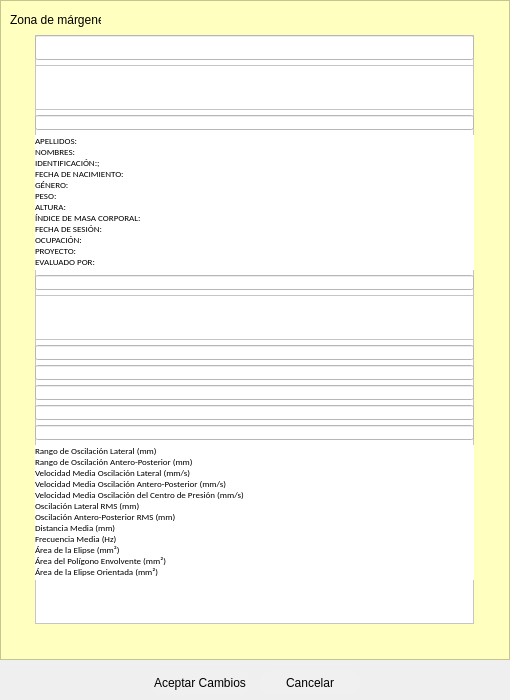
<?xml version="1.0" encoding="UTF-8"?>
<ui version="4.0">
 <class>ReportEditWindow</class>
 <widget class="QDialog" name="ReportEditWindow">
  <property name="geometry">
   <rect>
    <x>0</x>
    <y>0</y>
    <width>510</width>
    <height>700</height>
   </rect>
  </property>
  <property name="minimumSize">
   <size>
    <width>510</width>
    <height>700</height>
   </size>
  </property>
  <property name="maximumSize">
   <size>
    <width>510</width>
    <height>700</height>
   </size>
  </property>
  <property name="windowTitle">
   <string>Edición del Reporte</string>
  </property>
  <property name="toolTip">
   <string notr="true"/>
  </property>
  <widget class="QToolButton" name="btnAceptar">
   <property name="geometry">
    <rect>
     <x>150</x>
     <y>670</y>
     <width>100</width>
     <height>25</height>
    </rect>
   </property>
   <property name="minimumSize">
    <size>
     <width>100</width>
     <height>25</height>
    </size>
   </property>
   <property name="maximumSize">
    <size>
     <width>100</width>
     <height>25</height>
    </size>
   </property>
   <property name="toolTip">
    <string notr="true"/>
   </property>
   <property name="styleSheet">
    <string notr="true">QToolButton {border: 0px solid; 	border-radius: 12;	background-color: rgb(240,240,240)} QToolButton:hover {border: 0px solid; 	border-radius: 12;	background-color: rgb(178,178,178)}</string>
   </property>
   <property name="text">
    <string>Aceptar Cambios</string>
   </property>
   <property name="toolButtonStyle">
    <enum>Qt::ToolButtonTextOnly</enum>
   </property>
   <property name="autoRaise">
    <bool>true</bool>
   </property>
  </widget>
  <widget class="QToolButton" name="btnCancelar">
   <property name="geometry">
    <rect>
     <x>260</x>
     <y>670</y>
     <width>100</width>
     <height>25</height>
    </rect>
   </property>
   <property name="minimumSize">
    <size>
     <width>100</width>
     <height>25</height>
    </size>
   </property>
   <property name="maximumSize">
    <size>
     <width>100</width>
     <height>25</height>
    </size>
   </property>
   <property name="toolTip">
    <string notr="true"/>
   </property>
   <property name="styleSheet">
    <string notr="true">QToolButton {border: 0px solid; 	border-radius: 12;	background-color: rgb(240,240,240)} QToolButton:hover {border: 0px solid; 	border-radius: 12;	background-color: rgb(178,178,178)}</string>
   </property>
   <property name="text">
    <string>Cancelar</string>
   </property>
   <property name="toolButtonStyle">
    <enum>Qt::ToolButtonTextOnly</enum>
   </property>
   <property name="autoRaise">
    <bool>true</bool>
   </property>
  </widget>
  <widget class="QFrame" name="framePage">
   <property name="geometry">
    <rect>
     <x>0</x>
     <y>0</y>
     <width>510</width>
     <height>660</height>
    </rect>
   </property>
   <property name="styleSheet">
    <string notr="true">background-color: rgb(255, 255, 191);</string>
   </property>
   <property name="frameShape">
    <enum>QFrame::StyledPanel</enum>
   </property>
   <property name="frameShadow">
    <enum>QFrame::Raised</enum>
   </property>
   <widget class="QFrame" name="frameMargin">
    <property name="geometry">
     <rect>
      <x>35</x>
      <y>35</y>
      <width>439</width>
      <height>589</height>
     </rect>
    </property>
    <property name="styleSheet">
     <string notr="true">background-color: rgb(255, 255, 255);</string>
    </property>
    <property name="frameShape">
     <enum>QFrame::StyledPanel</enum>
    </property>
    <property name="frameShadow">
     <enum>QFrame::Raised</enum>
    </property>
    <widget class="QLineEdit" name="lineEditTitulo">
     <property name="geometry">
      <rect>
       <x>0</x>
       <y>0</y>
       <width>439</width>
       <height>25</height>
      </rect>
     </property>
     <property name="font">
      <font>
       <family>Cambria</family>
       <pointsize>16</pointsize>
      </font>
     </property>
     <property name="toolTip">
      <string notr="true"/>
     </property>
     <property name="styleSheet">
      <string notr="true">color: rgb(23, 54, 93);</string>
     </property>
     <property name="text">
      <string notr="true"/>
     </property>
     <property name="alignment">
      <set>Qt::AlignCenter</set>
     </property>
    </widget>
    <widget class="QLineEdit" name="editSub1_1">
     <property name="geometry">
      <rect>
       <x>0</x>
       <y>80</y>
       <width>439</width>
       <height>15</height>
      </rect>
     </property>
     <property name="font">
      <font>
       <family>Cambria</family>
       <pointsize>8</pointsize>
       <weight>75</weight>
       <bold>true</bold>
      </font>
     </property>
     <property name="toolTip">
      <string notr="true"/>
     </property>
     <property name="styleSheet">
      <string notr="true">color: rgb(255, 140, 0);</string>
     </property>
     <property name="text">
      <string notr="true"/>
     </property>
    </widget>
    <widget class="QPlainTextEdit" name="editIntro">
     <property name="geometry">
      <rect>
       <x>0</x>
       <y>30</y>
       <width>439</width>
       <height>45</height>
      </rect>
     </property>
     <property name="font">
      <font>
       <family>Calibri</family>
       <pointsize>7</pointsize>
      </font>
     </property>
     <property name="toolTip">
      <string notr="true"/>
     </property>
     <property name="verticalScrollBarPolicy">
      <enum>Qt::ScrollBarAlwaysOff</enum>
     </property>
     <property name="horizontalScrollBarPolicy">
      <enum>Qt::ScrollBarAlwaysOff</enum>
     </property>
     <property name="documentTitle">
      <string notr="true"/>
     </property>
     <property name="lineWrapMode">
      <enum>QPlainTextEdit::WidgetWidth</enum>
     </property>
     <property name="plainText">
      <string notr="true"/>
     </property>
    </widget>
    <widget class="QLineEdit" name="editSub1_2">
     <property name="geometry">
      <rect>
       <x>0</x>
       <y>240</y>
       <width>439</width>
       <height>15</height>
      </rect>
     </property>
     <property name="font">
      <font>
       <family>Cambria</family>
       <pointsize>8</pointsize>
       <weight>75</weight>
       <bold>true</bold>
      </font>
     </property>
     <property name="toolTip">
      <string notr="true"/>
     </property>
     <property name="styleSheet">
      <string notr="true">color: rgb(255, 140, 0);</string>
     </property>
     <property name="text">
      <string notr="true"/>
     </property>
    </widget>
    <widget class="QPlainTextEdit" name="editParagraph1">
     <property name="geometry">
      <rect>
       <x>0</x>
       <y>260</y>
       <width>439</width>
       <height>45</height>
      </rect>
     </property>
     <property name="font">
      <font>
       <family>Calibri</family>
       <pointsize>7</pointsize>
      </font>
     </property>
     <property name="toolTip">
      <string notr="true"/>
     </property>
     <property name="verticalScrollBarPolicy">
      <enum>Qt::ScrollBarAlwaysOff</enum>
     </property>
     <property name="horizontalScrollBarPolicy">
      <enum>Qt::ScrollBarAlwaysOff</enum>
     </property>
     <property name="documentTitle">
      <string notr="true"/>
     </property>
     <property name="lineWrapMode">
      <enum>QPlainTextEdit::WidgetWidth</enum>
     </property>
     <property name="plainText">
      <string notr="true"/>
     </property>
    </widget>
    <widget class="QLineEdit" name="editSub1_3">
     <property name="geometry">
      <rect>
       <x>0</x>
       <y>310</y>
       <width>439</width>
       <height>15</height>
      </rect>
     </property>
     <property name="font">
      <font>
       <family>Cambria</family>
       <pointsize>8</pointsize>
       <weight>75</weight>
       <bold>true</bold>
      </font>
     </property>
     <property name="toolTip">
      <string notr="true"/>
     </property>
     <property name="styleSheet">
      <string notr="true">color: rgb(255, 140, 0);</string>
     </property>
     <property name="text">
      <string notr="true"/>
     </property>
    </widget>
    <widget class="QLineEdit" name="editSub2_1">
     <property name="geometry">
      <rect>
       <x>0</x>
       <y>330</y>
       <width>439</width>
       <height>15</height>
      </rect>
     </property>
     <property name="font">
      <font>
       <family>Cambria</family>
       <pointsize>7</pointsize>
       <weight>75</weight>
       <italic>true</italic>
       <bold>true</bold>
      </font>
     </property>
     <property name="toolTip">
      <string notr="true"/>
     </property>
     <property name="styleSheet">
      <string notr="true">color: rgb(23, 54, 93);</string>
     </property>
     <property name="text">
      <string notr="true"/>
     </property>
    </widget>
    <widget class="QLineEdit" name="editSub2_2">
     <property name="geometry">
      <rect>
       <x>0</x>
       <y>350</y>
       <width>439</width>
       <height>15</height>
      </rect>
     </property>
     <property name="font">
      <font>
       <family>Cambria</family>
       <pointsize>7</pointsize>
       <weight>75</weight>
       <italic>true</italic>
       <bold>true</bold>
      </font>
     </property>
     <property name="toolTip">
      <string notr="true"/>
     </property>
     <property name="styleSheet">
      <string notr="true">color: rgb(23, 54, 93);</string>
     </property>
     <property name="text">
      <string notr="true"/>
     </property>
    </widget>
    <widget class="QLineEdit" name="editSub2_3">
     <property name="geometry">
      <rect>
       <x>0</x>
       <y>370</y>
       <width>439</width>
       <height>15</height>
      </rect>
     </property>
     <property name="font">
      <font>
       <family>Cambria</family>
       <pointsize>7</pointsize>
       <weight>75</weight>
       <italic>true</italic>
       <bold>true</bold>
      </font>
     </property>
     <property name="toolTip">
      <string notr="true"/>
     </property>
     <property name="styleSheet">
      <string notr="true">color: rgb(23, 54, 93);</string>
     </property>
     <property name="text">
      <string notr="true"/>
     </property>
    </widget>
    <widget class="QLineEdit" name="editSub1_4">
     <property name="geometry">
      <rect>
       <x>0</x>
       <y>390</y>
       <width>439</width>
       <height>15</height>
      </rect>
     </property>
     <property name="font">
      <font>
       <family>Cambria</family>
       <pointsize>8</pointsize>
       <weight>75</weight>
       <bold>true</bold>
      </font>
     </property>
     <property name="toolTip">
      <string notr="true"/>
     </property>
     <property name="styleSheet">
      <string notr="true">color: rgb(255, 140, 0);</string>
     </property>
     <property name="text">
      <string notr="true"/>
     </property>
    </widget>
    <widget class="QLabel" name="lblDatosPaciente">
     <property name="geometry">
      <rect>
       <x>0</x>
       <y>100</y>
       <width>439</width>
       <height>135</height>
      </rect>
     </property>
     <property name="font">
      <font>
       <family>Calibri</family>
       <pointsize>7</pointsize>
      </font>
     </property>
     <property name="text">
      <string>APELLIDOS:
NOMBRES:
IDENTIFICACIÓN:;
FECHA DE NACIMIENTO:
GÉNERO:
PESO:
ALTURA:
ÍNDICE DE MASA CORPORAL:
FECHA DE SESIÓN:
OCUPACIÓN:
PROYECTO:
EVALUADO POR:</string>
     </property>
     <property name="alignment">
      <set>Qt::AlignLeading|Qt::AlignLeft|Qt::AlignTop</set>
     </property>
    </widget>
    <widget class="QLabel" name="lblParameters">
     <property name="geometry">
      <rect>
       <x>0</x>
       <y>410</y>
       <width>439</width>
       <height>135</height>
      </rect>
     </property>
     <property name="font">
      <font>
       <family>Calibri</family>
       <pointsize>7</pointsize>
      </font>
     </property>
     <property name="text">
      <string>Rango de Oscilación Lateral (mm)
Rango de Oscilación Antero-Posterior (mm)
Velocidad Media Oscilación Lateral (mm/s)
Velocidad Media Oscilación Antero-Posterior (mm/s)
Velocidad Media Oscilación del Centro de Presión (mm/s)
Oscilación Lateral RMS (mm)
Oscilación Antero-Posterior RMS (mm)
Distancia Media (mm)
Frecuencia Media (Hz)
Área de la Elipse (mm²)
Área del Polígono Envolvente (mm²)
Área de la Elipse Orientada (mm²)</string>
     </property>
     <property name="alignment">
      <set>Qt::AlignLeading|Qt::AlignLeft|Qt::AlignTop</set>
     </property>
    </widget>
   </widget>
   <widget class="QLabel" name="lblMargin">
    <property name="geometry">
     <rect>
      <x>10</x>
      <y>10</y>
      <width>91</width>
      <height>20</height>
     </rect>
    </property>
    <property name="toolTip">
     <string notr="true"/>
    </property>
    <property name="text">
     <string>Zona de márgenes</string>
    </property>
   </widget>
  </widget>
 </widget>
 <resources/>
 <connections/>
</ui>
